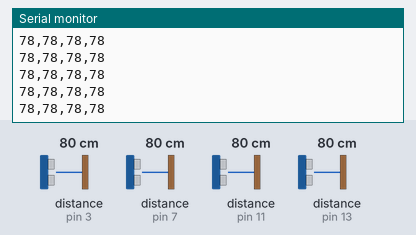
A sketch run on a simulated Arduino Uno, built with avr-gcc and run on an emulated ATmega328P. Parts: the last lines printed to the serial monitor. Wiring (inferred from the names in the program): 4 × ultrasonic range finder: trigger pin 2, echo pin 3 / trigger pin 6, echo pin 7 / trigger pin 10, echo pin 11 / trigger pin 12, echo pin 13. The inputs (shaded band) are chosen by the test bench; at power-on: distance to the obstacle (sensors on pin 3, pin 7, pin 11, pin 13) 80 cm. The echo pulse lasts 58.3 µs per cm.

Above: at 1.2 s.
1.3 s: distance to the obstacle (sensor on pin 3) set to 2 cm
At 1.35 s:
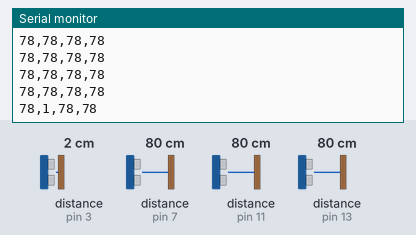
2.8 s: distance to the obstacle (sensor on pin 7) set to 18 cm
At 2.86 s:
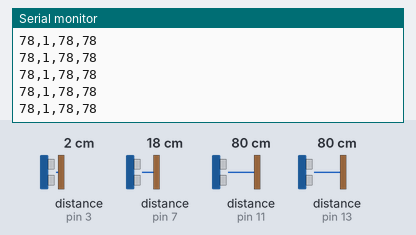
5.8 s: distance to the obstacle (sensor on pin 11) set to 120 cm
At 5.8 s:
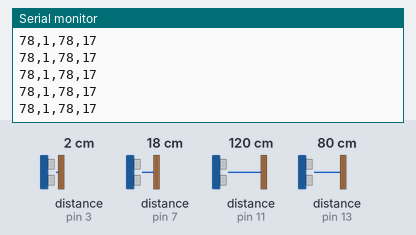
8.8 s: distance to the obstacle (sensor on pin 13) set to 2 cm
At 8.91 s:
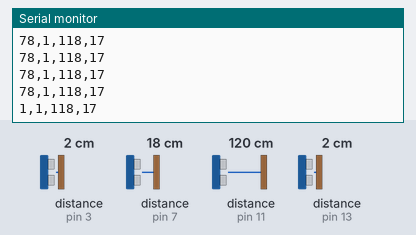
10.3 s: distance to the obstacle (sensor on pin 7) set to 60 cm
At 10.35 s:
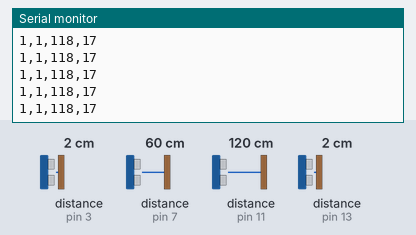
13.3 s: distance to the obstacle (sensor on pin 3) set to 4 cm
At 13.41 s:
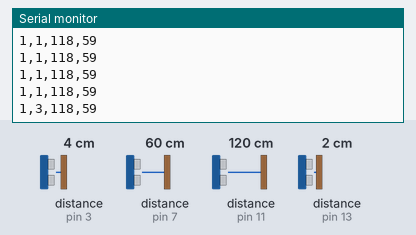
Timing chart, 0 to 15.8 s (numbered marks = the images above; inputs shaded):
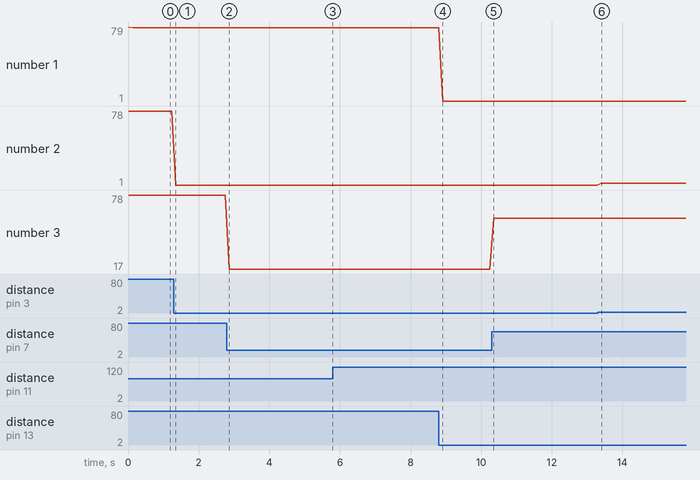

The sketch:

code_arduino.ino
```cpp
#define TRIG_NORD 12
#define ECHO_NORD 13
#define TRIG_SUD 2
#define ECHO_SUD 3
#define TRIG_EST 10
#define ECHO_EST 11
#define TRIG_OUEST 6
#define ECHO_OUEST 7

void setup() {
  Serial.begin(9600);

  pinMode(TRIG_NORD, OUTPUT);
  pinMode(ECHO_NORD, INPUT);
  pinMode(TRIG_SUD, OUTPUT);
  pinMode(ECHO_SUD, INPUT);
  pinMode(TRIG_EST, OUTPUT);
  pinMode(ECHO_EST, INPUT);
  pinMode(TRIG_OUEST, OUTPUT);
  pinMode(ECHO_OUEST, INPUT);
}

long mesurerDistance(int trigPin, int echoPin) {
  digitalWrite(trigPin, LOW);
  delayMicroseconds(2);
  digitalWrite(trigPin, HIGH);
  delayMicroseconds(10);
  digitalWrite(trigPin, LOW);

  long duree = pulseIn(echoPin, HIGH, 30000);
  long distance = duree * 0.034 / 2;
  return distance;
}

void loop() {
  long dNord = mesurerDistance(TRIG_NORD, ECHO_NORD);
  long dSud = mesurerDistance(TRIG_SUD, ECHO_SUD);
  long dEst = mesurerDistance(TRIG_EST, ECHO_EST);
  long dOuest = mesurerDistance(TRIG_OUEST, ECHO_OUEST);

  Serial.print(dNord);
  Serial.print(",");
  Serial.print(dSud);
  Serial.print(",");
  Serial.print(dEst);
  Serial.print(",");
  Serial.println(dOuest);

  delay(100);
}
```

Measured:
- after the input at 1.3 s, the serial monitor: prints a new line after 0.05 s (image 1)
- after the input at 8.8 s, the serial monitor: prints a new line after 0.11 s (image 4)
- after the input at 13.3 s, the serial monitor: prints a new line after 0.11 s (image 6)
- plotted number 2: 78 → 1 after the input at 1.3 s, 1 → 3 after the input at 13.3 s
- plotted number 3: 78 → 17 after the input at 2.8 s, 17 → 59 after the input at 10.3 s
